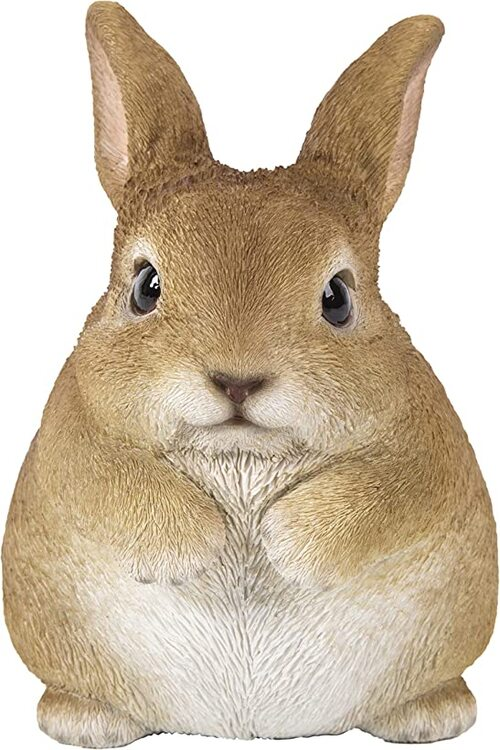
#> input picture MP2/blend/1.jpg, 500 x 750 px
$ python -i contour_solve.py   (imports and definitions only)
#> lines starting #> are read from the running program, lines starting #| are printed output that depends on the picture
#> further down, picture is the input picture: shape (750, 500, 3); mean B, G, R 169.8, 190.9, 206.2
import numpy as np
from scipy import signal
from scipy.ndimage import gaussian_filter
import cv2

def non_maximum_suppression(img, theta):
    Z = np.zeros(img.shape)
    h, w = Z.shape
    theta = theta * 180. / np.pi
    theta[theta < 0] += 180
    for i in range(1,h-1):
        for j in range(1,w-1):
            if (theta[i,j] < 22.5) or (theta[i,j] >= 157.5):
                q = img[i, j+1]
                r = img[i, j-1]

            elif (22.5 <= theta[i,j] < 67.5):
                q = img[i+1, j-1]
                r = img[i-1, j+1]

            elif (67.5 <= theta[i,j] < 112.5):
                q = img[i+1, j]
                r = img[i-1, j]

            elif (112.5 <= theta[i,j] < 157.5):
                q = img[i-1, j-1]
                r = img[i+1, j+1]

            if (img[i,j] >= q) and (img[i,j] >= r):
                Z[i,j] = img[i,j]
            else:
                Z[i,j] = 0
    return Z/Z.max()*255

def compute_edges_dxdy(I):
  """Returns the norm of dx and dy as the edge response function."""
  I = cv2.cvtColor(I, cv2.COLOR_BGR2GRAY)
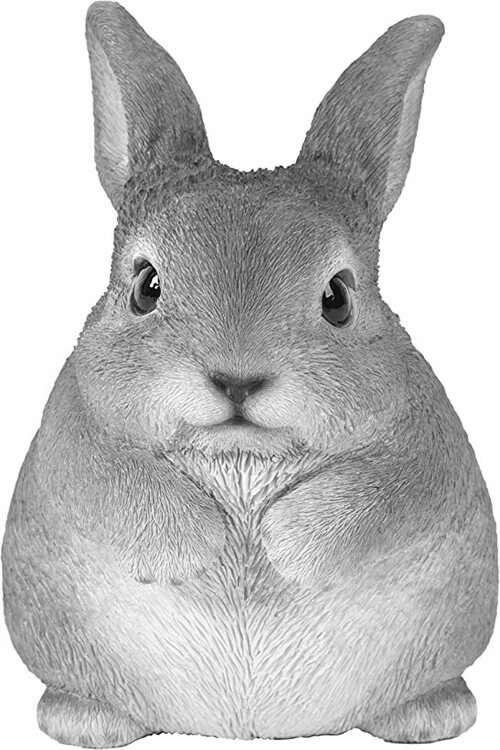
#> I: shape (750, 500); min 0, max 255, mean 193.1
  I = I.astype(np.float32)/255.
  #q1 Warm-up
  dx = signal.convolve2d(I, np.array([[-1, 0, 1]]), mode='same', boundary='symm')
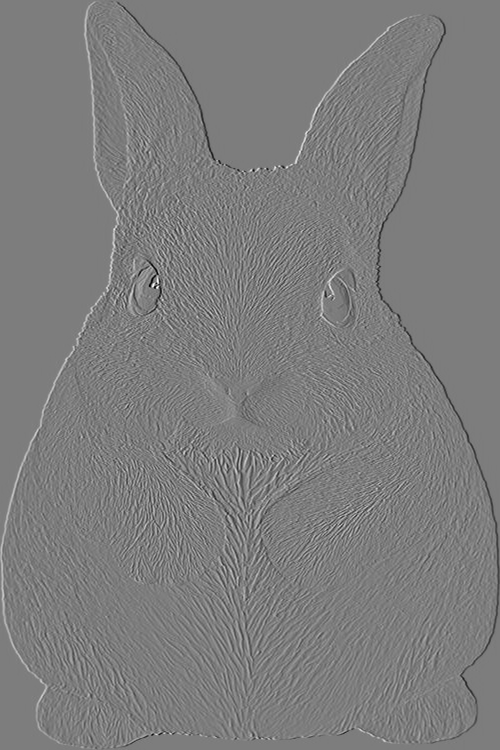
#> dx: shape (750, 500) float64; min -0.957, max 0.988, mean -2.18e-06; drawn with min black and max white
  dy = signal.convolve2d(I, np.array([[-1, 0, 1]]).T, mode='same', boundary='symm')

  #q2 Smoothing
  #dx
  dx_I = gaussian_filter(I, 2)
  derivative = np.array([[-1, 0, 1]])
  dx_I = signal.convolve2d(dx_I, derivative, mode='same', boundary='symm')
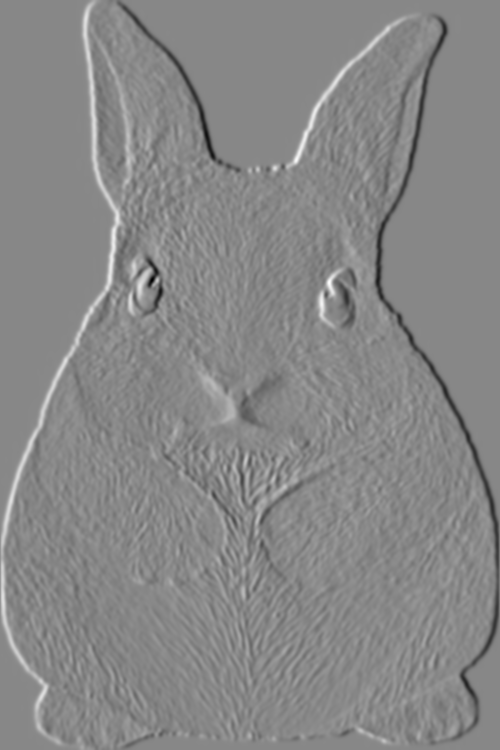
#> dx_I: shape (750, 500) float64; min -0.274, max 0.24, mean 1.19e-05; drawn with min black and max white
  dx = dx_I
  #dy
  dy_I = gaussian_filter(I, 2)
  derivative = np.array([[-1, 0, 1]]).T
  dy_I = signal.convolve2d(dy_I, derivative, mode='same', boundary='symm')
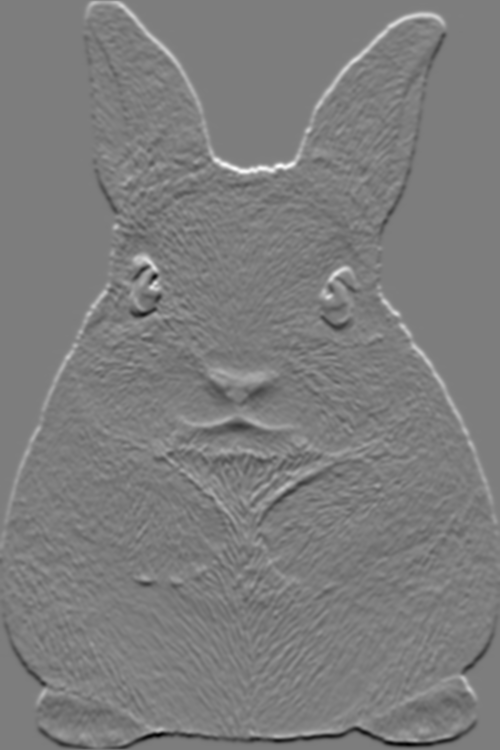
#> dy_I: shape (750, 500) float64; min -0.235, max 0.242, mean 1.81e-05; drawn with min black and max white
  dy = dy_I

  #q3 Non-maximum Suppression:
  mag = np.sqrt(dx**2 + dy**2)
  theta = np.arctan2(dy, dx)
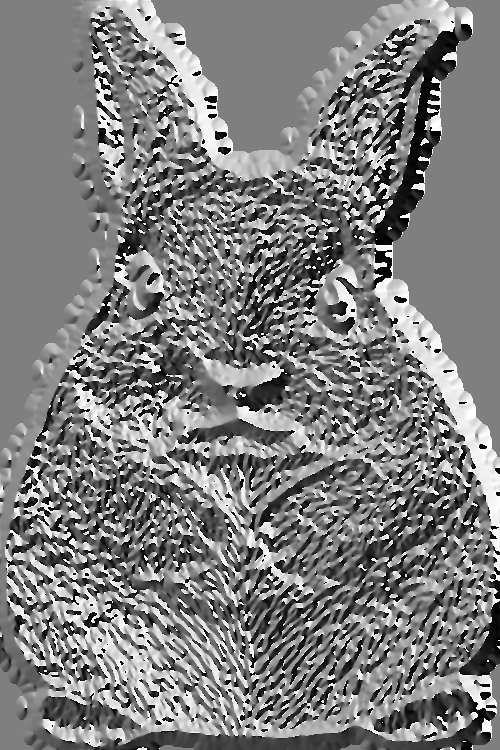
#> theta: shape (750, 500) float64; min -3.14, max 3.14, mean -0.00802; drawn with min black and max white
  mag = non_maximum_suppression(mag, theta)
#> in non_maximum_suppression, `theta[theta < 0] += 180`:
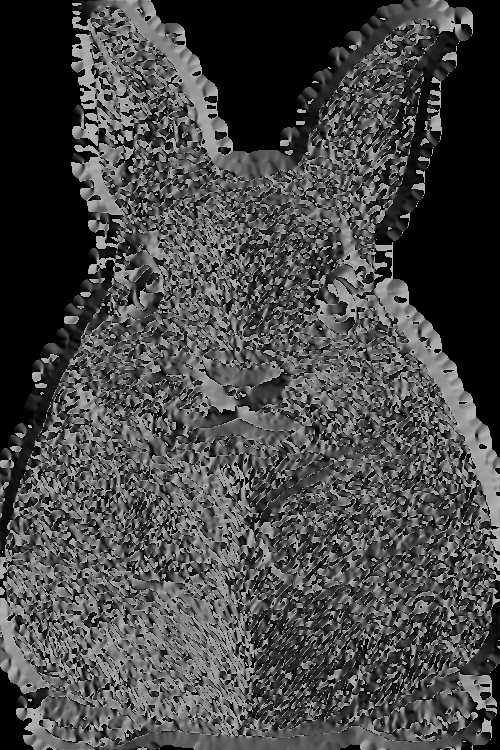
#> theta: shape (750, 500) float64; min 0, max 180, mean 71.3
#> after the loop in non_maximum_suppression, `for i in range(1,h-1):`:
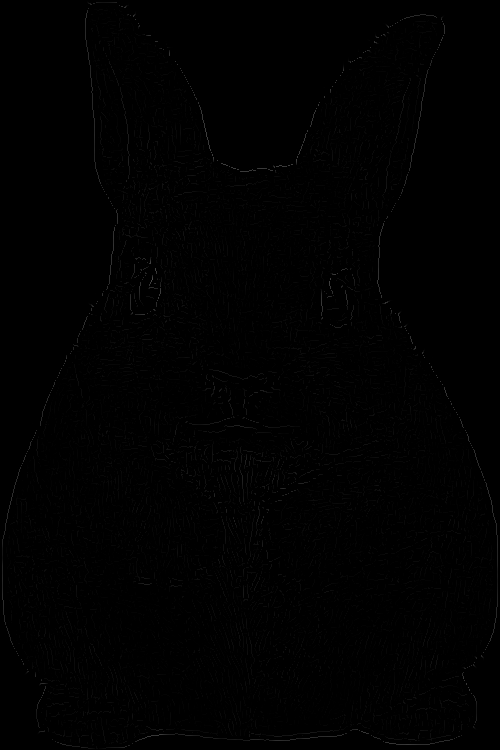
#> Z: shape (750, 500) float64; min 0, max 0.301, mean 0.00363

  mag = mag / mag.max() * 255
  mag = np.clip(mag, 0, 255)
  mag = mag.astype(np.uint8)
  return mag

>>> import cv2
>>> picture = cv2.imread('../blend/1.jpg')
>>> result = compute_edges_dxdy(picture)

$ run again, on MP2/blend/2.jpg
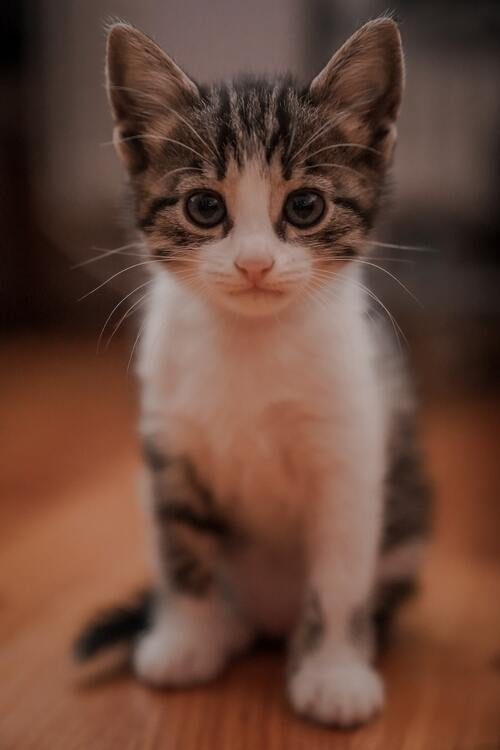
#> input picture MP2/blend/2.jpg, 500 x 750 px
#> picture is the input picture: shape (750, 500, 3); mean B, G, R 57.3, 71.1, 105.2
#> in non_maximum_suppression, `theta[theta < 0] += 180`:
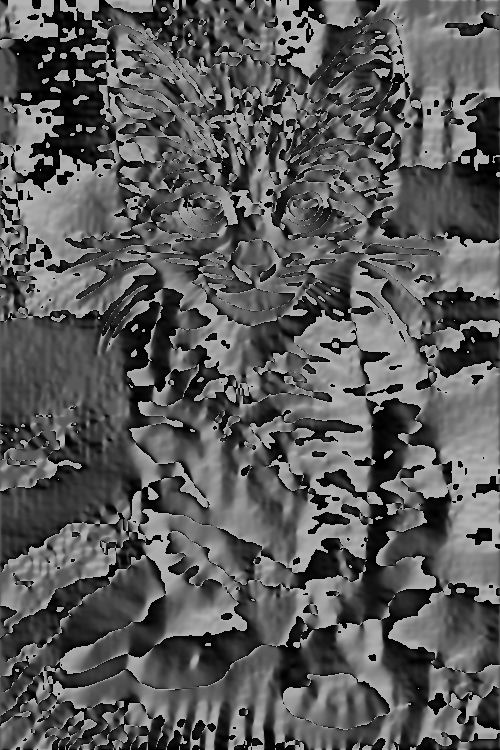
#> theta: shape (750, 500) float64; min 0, max 180, mean 90.4
#> after the loop in non_maximum_suppression, `for i in range(1,h-1):`:
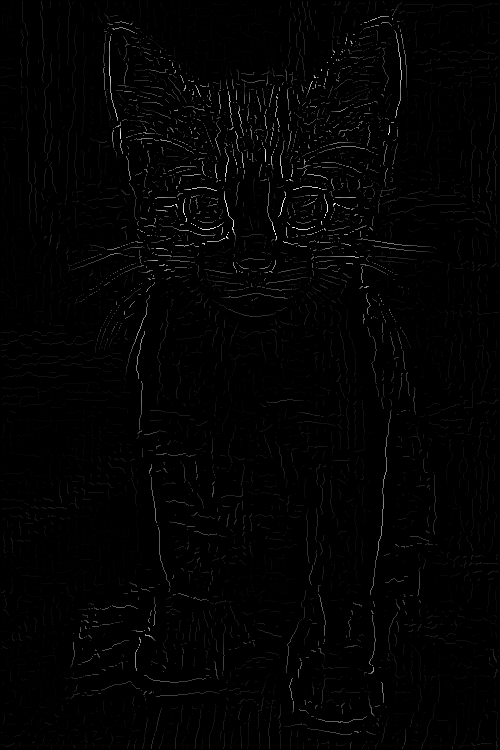
#> Z: shape (750, 500) float64; min 0, max 0.121, mean 0.00143; drawn with min black and max white

$ run again, on MP2/blend/apple.jpeg
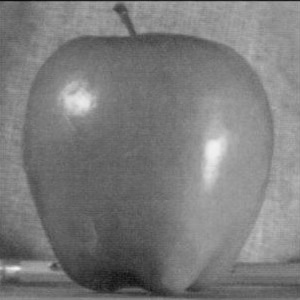
#> input picture MP2/blend/apple.jpeg, 300 x 300 px
#> picture is the input picture: shape (300, 300, 3); min 11, max 242, mean 123.3
#> in non_maximum_suppression, `theta[theta < 0] += 180`:
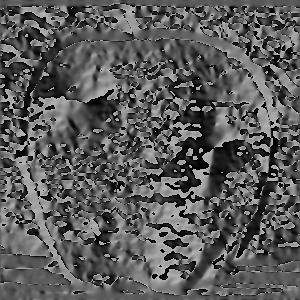
#> theta: shape (300, 300) float64; min 0.00685, max 180, mean 90.5
#> after the loop in non_maximum_suppression, `for i in range(1,h-1):`:
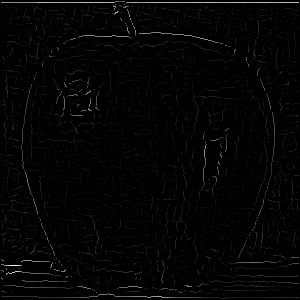
#> Z: shape (300, 300) float64; min 0, max 0.158, mean 0.00241; drawn with min black and max white
